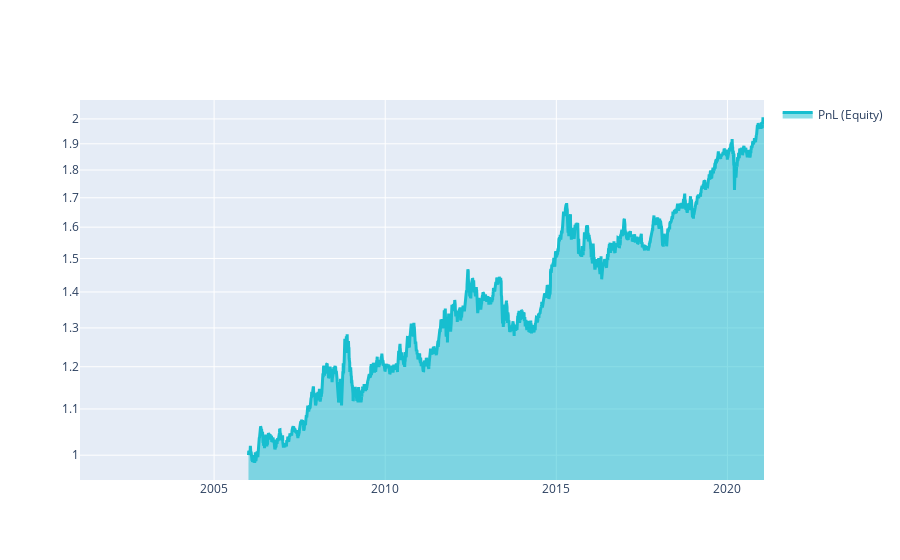

Notebook code for this chart:
### Code cell
# say we select futures and their parameters for technical algorithm
params = {
    'F_NY': {
        'ma_periods': 200, 
        'roc_periods': 5, 
        'sideways_threshold': 2,
    },
    'F_GX': {
        'ma_periods': 200, 
        'roc_periods': 20, 
        'sideways_threshold': 2
    },
    'F_DX': {
        'ma_periods': 40, 
        'roc_periods': 6, 
        'sideways_threshold': 1
    },
}

futures_list = list(params.keys())

# form the output
output = calc_output_all(fut_data.sel(asset = futures_list), params)

# check the output
qnout.check(output, fut_data)

# write the result
qnout.write(output)

# show statistics
stat = qnstats.calc_stat(fut_data, output.sel(time=slice('2006-01-01', None)))
display(stat.to_pandas().tail())

# show plot with profit and losses:
performance = stat.to_pandas()["equity"]
qngraph.make_plot_filled(performance.index, performance, name="PnL (Equity)", type="log")

### Figure 1 — Plotly figure (JSON) as saved in the notebook; plotly's stock layout.template omitted (floating-point values rounded to 4 significant figures; data arrays with more than 128 entries replaced by an {"elided": "..."} marker saying what was removed)
{"data": [{"fill": "tonexty", "line": {"color": "#17BECF", "width": 3}, "name": "PnL (Equity)", "type": "scatter", "x": {"elided": "5165 str values"}, "y": {"elided": "5165 float values"}}], "layout": {"showlegend": true, "yaxis": {"range": [-0.02221, 0.318], "type": "log"}}}
